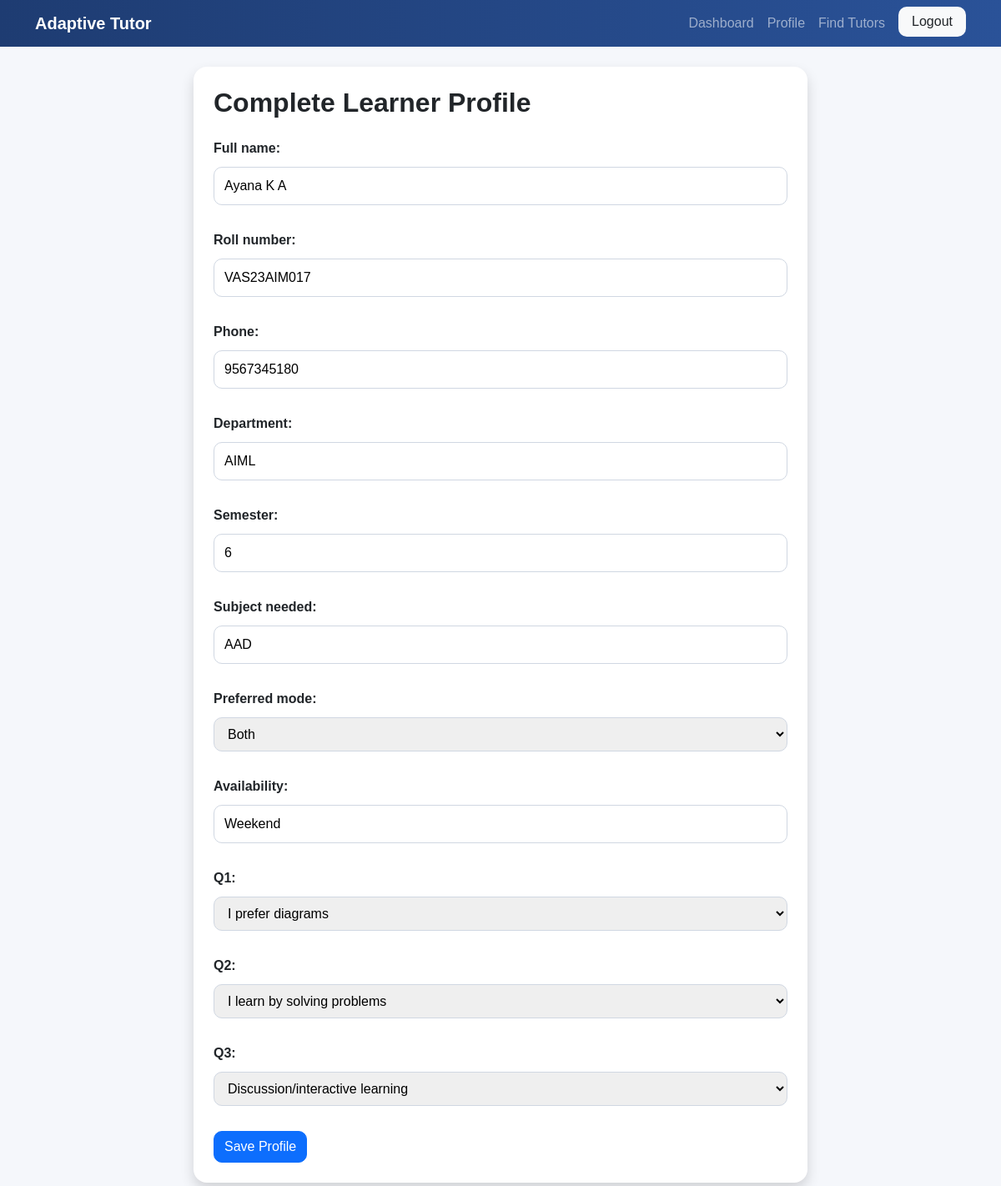
The app's page /profiles/edit/ (signed in) with its own data.
### profiles/models.py (models this page shows, shortened)
class LearnerProfile(models.Model):
    LEARNING_STYLE_CHOICES = (
        ('visual', 'Visual'),
        ('practical', 'Practical'),
        ('conceptual', 'Conceptual'),
        ('discussion', 'Discussion'),
    )
    MODE_CHOICES = (
        ('online', 'Online'),
        ('offline', 'Offline'),
        ('both', 'Both'),
    )
    user = models.OneToOneField(settings.AUTH_USER_MODEL, on_delete=models.CASCADE)
    full_name = models.CharField(max_length=100, blank=True)
    roll_number = models.CharField(max_length=20, blank=True)
    phone = models.CharField(max_length=15, blank=True)
    department = models.CharField(max_length=100, blank=True)
    semester = models.PositiveIntegerField(null=True, blank=True)
    subject_needed = models.CharField(max_length=100, blank=True)
    preferred_mode = models.CharField(max_length=20, choices=MODE_CHOICES, default='online')
    availability = models.CharField(max_length=200, blank=True)
    q1 = models.CharField(max_length=50, blank=True)
    q2 = models.CharField(max_length=50, blank=True)
    q3 = models.CharField(max_length=50, blank=True)
    learning_style = models.CharField(
        max_length=20,
        choices=LEARNING_STYLE_CHOICES,
        blank=True
    )

### profiles/views.py (the view, shortened to what this page needs)
# urls.py: path('edit/', edit_profile, name='edit_profile'),
@login_required
def edit_profile(request):
    if request.user.role == 'learner':
        profile = LearnerProfile.objects.get(user=request.user)
        if request.method == 'POST':
            form = LearnerProfileForm(request.POST, instance=profile)
            if form.is_valid():
                profile = form.save(commit=False)
                profile.learning_style = detect_learning_style(profile)
                profile.save()
                return redirect('dashboard')
        else:
            form = LearnerProfileForm(instance=profile)
        return render(request, 'profiles/edit_learner_profile.html', {'form': form})

### profiles/forms.py
class LearnerProfileForm(forms.ModelForm):
    class Meta:
        model = LearnerProfile
        fields = [
            'full_name',
            'roll_number',
            'phone',
            'department',
            'semester',
            'subject_needed',
            'preferred_mode',
            'availability',
            'q1',
            'q2',
            'q3',
        ]
        widgets = {
            'q1': forms.Select(choices=[
                ('visual', 'I prefer diagrams'),
                ('conceptual', 'I prefer explanations'),
            ]),
            'q2': forms.Select(choices=[
                ('practical', 'I learn by solving problems'),
                ('conceptual', 'I learn through theory'),
            ]),
            'q3': forms.Select(choices=[
                ('visual', 'Step-by-step examples'),
                ('discussion', 'Discussion/interactive learning'),
            ]),
        }

### templates/profiles/edit_learner_profile.html (shortened to what this page needs)
{% extends 'base.html' %}
{% block content %}
<div class="row justify-content-center">
    <div class="col-md-8">
        <div class="card shadow form-card">
            <div class="card-body p-4">
                <h2 class="mb-4">Complete Learner Profile</h2>
                <form method="post">
                    {{ form.as_p }}
                    <button type="submit" class="btn btn-primary">Save Profile</button>
                </form>
            </div>
        </div>
    </div>
</div>
{% endblock %}

### static/css/style.css (style rules this page uses)
body { background: #f5f7fb; font-family: Arial, sans-serif; }
.feature-card, .form-card, .dashboard-card, .tutor-card { border: none; border-radius: 16px; }
.card h4, .card h2 { font-weight: 700; }
.btn { border-radius: 10px; }
input, select, textarea { width: 100%; padding: 10px 12px; margin-top: 6px; margin-bottom: 14px; border: 1px solid #d0d7e2; border-radius: 10px; outline: none; }
label { font-weight: 600; margin-bottom: 4px; display: inline-block; }

### records on screen
LearnerProfile: full_name "Ayana K A", roll_number "VAS23AIM017", phone "9567345180", department "AIML", semester "6", subject_needed "AAD", preferred_mode "Both", availability "Weekend", q1 "I prefer diagrams", q2 "I learn by solving problems", q3 "Discussion/interactive learning"
